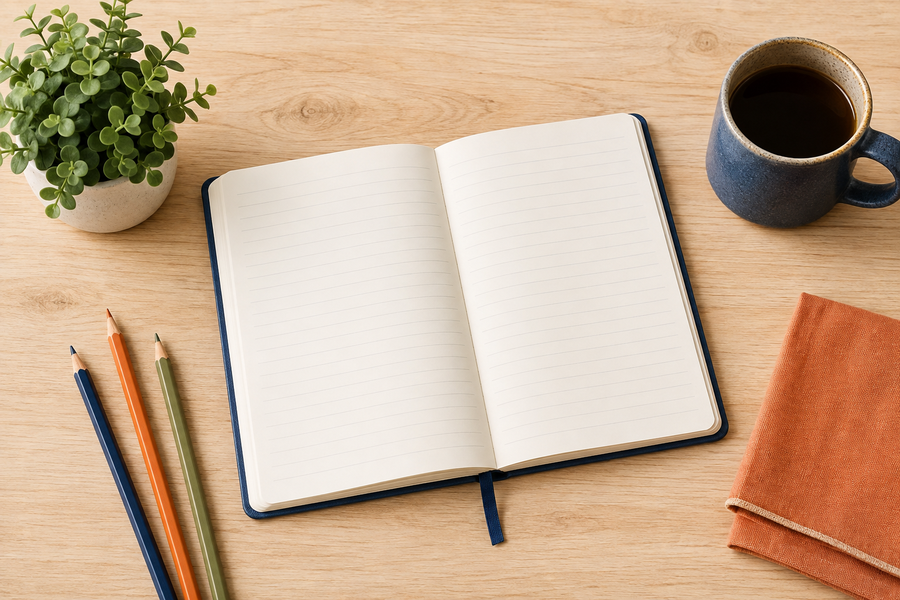
#> input picture 01-3_Python_Basics_III/assets/hands_on_study_archive/study_workspace.png, 900 x 600 px; its folder holds only this picture in this run
$ jupyter execute hands_on_study_archive.ipynb
#> lines starting #> are read from the running program, lines starting #| are printed output that depends on the picture
# Weekly Study File Archive

*Combine directory setup and file I/O by saving and reopening one small study archive in text, CSV, JSON, pickle, and image formats.*

This integrated exercise emphasizes format-specific file operations. It performs only one image change: saving the supplied color image as grayscale with OpenCV.

## Before You Run

The supplied file is `assets/hands_on_study_archive/study_workspace.png`.

On the course site, select `study_workspace.png` in **Add files** and enter `assets/hands_on_study_archive` for **Save folder**. It will be available at `/home/pyodide/assets/hands_on_study_archive/study_workspace.png`.

## Problem Definition

### Question

How can a weekly study record be written to several useful file formats and then reopened to verify every saved result?

### Prepared Case Data

The case contains three study records, a small summary dictionary, and the supplied `assets/hands_on_study_archive/study_workspace.png` image.

### Constraints

- Use `os.path` for paths and `outputs/hands_on_study_archive` for saved results.
- Save UTF-8 text, CSV, and JSON with their standard-library tools.
- Use pickle only for trusted, program-owned binary data.
- Use OpenCV to save one grayscale PNG; do not resize, crop, or draw on it.
- Reopen all five outputs and keep repeated runs deterministic.

## Session Method Map

| Guided topic | Integrated use |
|---|---|
| Directories and paths | Build input and output paths with `os.path` |
| Text files | Write and reopen a readable weekly report |
| CSV files | Write and reopen tabular study rows |
| JSON files | Write and reopen the summary dictionary |
| Pickle files | Dump and load a trusted Python snapshot |
| Image files | Load a supplied image and save a grayscale copy with OpenCV |

## Program Flow

`locate input → create output directory → save five files → reopen five files → verify results`

## Imports and Directories

Build the supplied image path and the separate output path used by the archive.

[cell 1]
import csv
import json
import os
import pickle

import cv2

if os.path.isdir("01-3_Python_Basics_III"):
    os.chdir("01-3_Python_Basics_III")

input_directory = os.path.join("assets", "hands_on_study_archive")
input_path = os.path.join(input_directory, "study_workspace.png")
output_directory = os.path.join("outputs", "hands_on_study_archive")

print("Image input:", input_path)
print("Archive folder:", output_directory)

The supplied image remains under `assets`, while every generated archive file goes under `outputs`.

## Prepared Study Records

The archive uses three small records and a summary derived from them.

[cell 2]
study_records = [
    {"day": "Monday", "topic": "Python", "minutes": 60},
    {"day": "Tuesday", "topic": "CSV", "minutes": 45},
    {"day": "Wednesday", "topic": "JSON", "minutes": 75},
]
study_summary = {
    "week": 3,
    "sessions": len(study_records),
    "total_minutes": sum(record["minutes"] for record in study_records),
}

print("Prepared sessions:", study_summary["sessions"])
print("Total minutes:", study_summary["total_minutes"])

The three prepared records total 180 minutes. These values will be written to the text, CSV, JSON, and pickle outputs.

## Saving the Archive

Each format receives a fixed file name. Reusing those names means a repeated run replaces the same outputs instead of accumulating rows or extra files.

[cell 3]
def save_archive(records, summary, image_path, output_directory):
#> called with output_directory = 'outputs/hands_on_study_archive'
    os.makedirs(output_directory, exist_ok=True)

    output_paths = {
        "report": os.path.join(output_directory, "weekly_report.txt"),
        "table": os.path.join(output_directory, "study_records.csv"),
        "summary": os.path.join(output_directory, "study_summary.json"),
        "snapshot": os.path.join(output_directory, "study_snapshot.pkl"),
        "image": os.path.join(output_directory, "study_workspace_grayscale.png"),
    }

    report_text = (
        f"Week: {summary['week']}\n"
        f"Sessions: {summary['sessions']}\n"
        f"Total minutes: {summary['total_minutes']}\n"
    )
    with open(output_paths["report"], mode="w", encoding="utf-8") as report_file:
        report_file.write(report_text)

    with open(output_paths["table"], mode="w", encoding="utf-8", newline="") as csv_file:
        writer = csv.DictWriter(csv_file, fieldnames=["day", "topic", "minutes"])
        writer.writeheader()
        writer.writerows(records)

    with open(output_paths["summary"], mode="w", encoding="utf-8") as json_file:
        json.dump(summary, json_file, indent=2, ensure_ascii=False)

    trusted_snapshot = {"records": records, "summary": summary}
    with open(output_paths["snapshot"], mode="wb") as pickle_file:
        pickle.dump(trusted_snapshot, pickle_file)

    color_image = cv2.imread(image_path, cv2.IMREAD_COLOR)
#> color_image is the input picture: shape (600, 900, 3); mean B, G, R 144.9, 171.7, 199.6
    if color_image is None:
        raise ValueError(f"OpenCV could not load: {os.path.basename(image_path)}")
    grayscale_image = cv2.cvtColor(color_image, cv2.COLOR_BGR2GRAY)
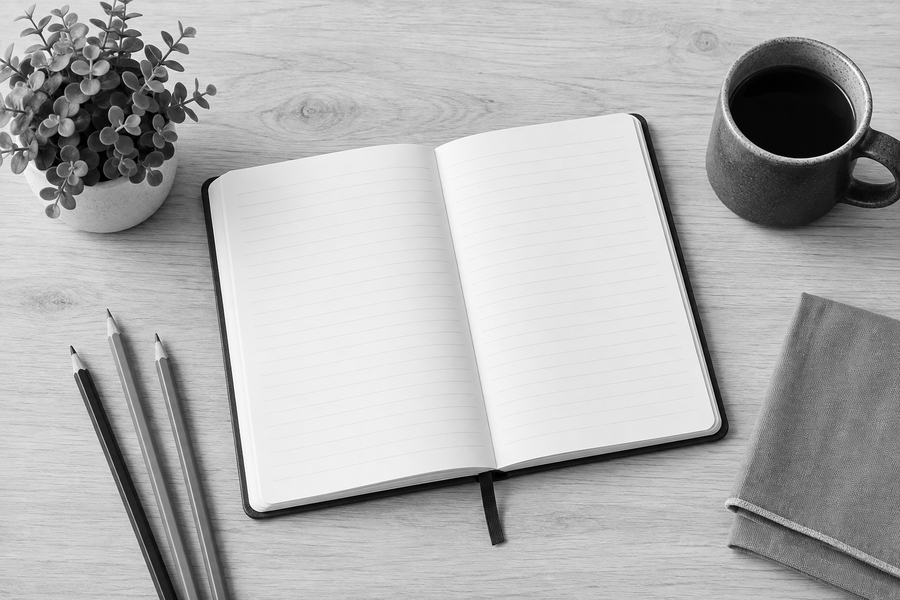
#> grayscale_image: shape (600, 900); min 0, max 255, mean 177
    if not cv2.imwrite(output_paths["image"], grayscale_image):
        raise OSError(f"OpenCV could not save: {os.path.basename(output_paths['image'])}")

    return output_paths


archive_paths = save_archive(
    study_records,
    study_summary,
    input_path,
    output_directory,
)

print("Saved files:", sorted(os.path.basename(path) for path in archive_paths.values()))

The function creates five outputs. Text, CSV, and JSON use text mode, pickle uses binary mode, and OpenCV writes the grayscale image array.

## Reopening and Verifying Results

Load every saved format with the matching reader. The pickle is safe to load here only because `save_archive()` created it in the same program-owned output directory.

[cell 4]
def load_archive(output_paths):
    with open(output_paths["report"], mode="r", encoding="utf-8") as report_file:
        report = report_file.read()

    with open(output_paths["table"], mode="r", encoding="utf-8", newline="") as csv_file:
        table_rows = list(csv.DictReader(csv_file))

    with open(output_paths["summary"], mode="r", encoding="utf-8") as json_file:
        summary = json.load(json_file)

    # Safe here because save_archive() created this pickle.
    with open(output_paths["snapshot"], mode="rb") as pickle_file:
        snapshot = pickle.load(pickle_file)

    grayscale_image = cv2.imread(output_paths["image"], cv2.IMREAD_GRAYSCALE)
    if grayscale_image is None:
        raise ValueError("OpenCV could not reload the grayscale output")

    return {
        "report": report,
        "table_rows": table_rows,
        "summary": summary,
        "snapshot": snapshot,
        "image": grayscale_image,
    }


reloaded_archive = load_archive(archive_paths)
#> reloaded_archive = 5 items

print("Report contains total:", "Total minutes: 180" in reloaded_archive["report"])
#| Report contains total: True
print("CSV data rows:", len(reloaded_archive["table_rows"]))
#| CSV data rows: 3
print("JSON matches:", reloaded_archive["summary"] == study_summary)
#| JSON matches: True
print(
    "Pickle matches:",
    reloaded_archive["snapshot"] == {
        "records": study_records,
        "summary": study_summary,
    },
)
#| Pickle matches: True
print("Grayscale dimensions:", reloaded_archive["image"].shape)
#| Grayscale dimensions: (600, 900)

All five files reopen successfully. The CSV contains three data rows, JSON and pickle match their source values, and the image reopens as a one-channel 600 by 900 array.

## Repeat-Run Check

Save the same archive again, then check the exact filenames and the reopened CSV row count.

[cell 5]
archive_paths = save_archive(
    study_records,
    study_summary,
    input_path,
    output_directory,
)
repeated_archive = load_archive(archive_paths)
#> repeated_archive = 5 items

expected_names = {
    "weekly_report.txt",
    "study_records.csv",
    "study_summary.json",
    "study_snapshot.pkl",
    "study_workspace_grayscale.png",
}
actual_names = set(os.listdir(output_directory))

print("Exact five files:", actual_names == expected_names)
print("CSV rows after repeat save:", len(repeated_archive["table_rows"]))
#| CSV rows after repeat save: 3
